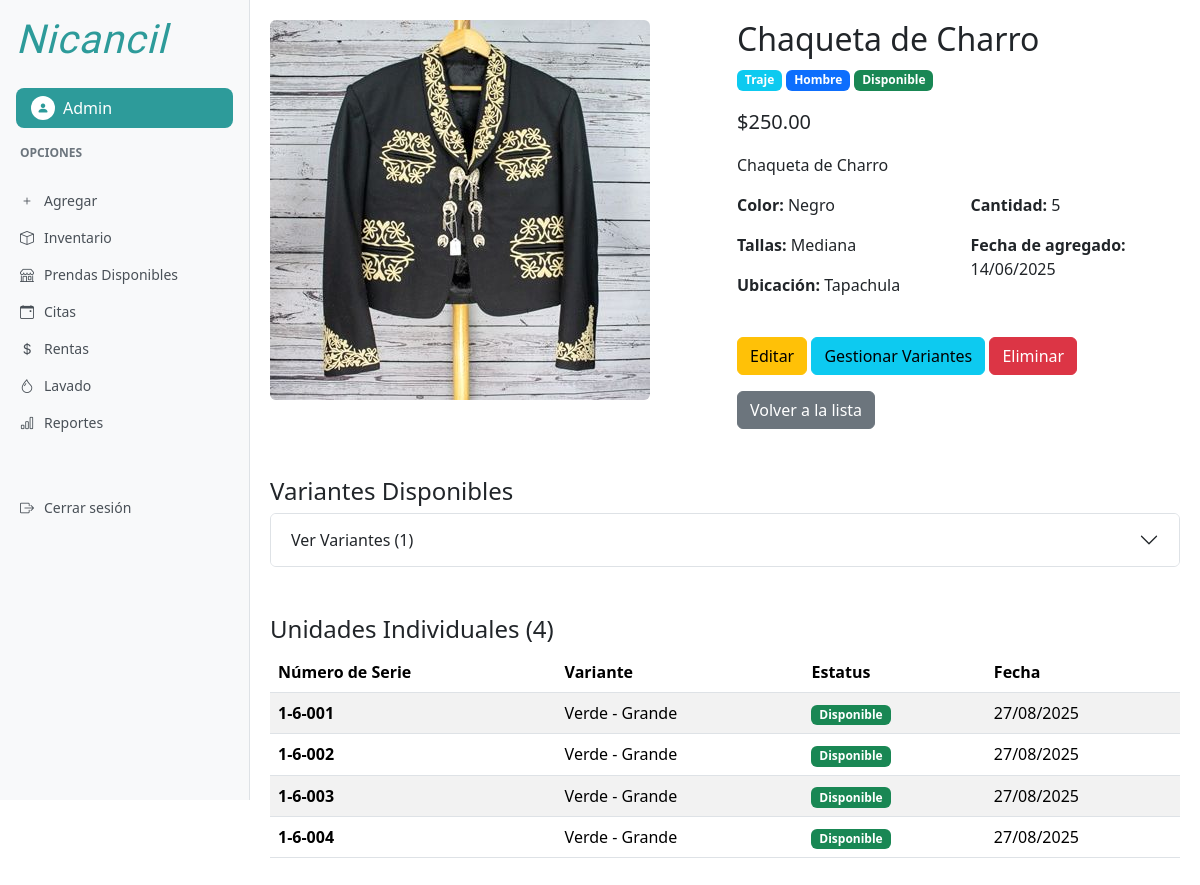
The app's page /prenda/1/ (signed in) with its own data.
### usuarios/models.py (models this page shows)
class Usuario(AbstractUser):
    ROLES=(
        ("admin", "Administrador"),
        ("emp", "Empleado"),
        )
    rol=models.CharField(max_length=10, choices=ROLES, default="emp")

### inventario/models.py (models this page shows, shortened)
class Prenda(models.Model):
    TIPOS = (
        ('traje', 'Traje'),
        ('vestido', 'Vestido'),
        ('accesorio', 'Accesorio'),
    )
    ESTATUS = (
        ('disponible', 'Disponible'),
        ('apartado', 'Apartado'),
        ('en_uso', 'En Uso'),
        ('dañado', 'Dañado'),
        ('mantenimiento', 'En Mantenimiento'),
        ('lavanderia', 'En Lavandería'),
    )
    GENEROS = (
        ('hombre', 'Hombre'),
        ('mujer', 'Mujer'),
        ('unisex', 'Unisex'),
    )
    nombre = models.CharField(max_length=100)
    descripcion = models.TextField()
    precio = models.DecimalField(max_digits=10, decimal_places=2)
    tipo = models.CharField(max_length=20, choices=TIPOS, default='traje')
    color = models.CharField(max_length=50, blank=True)
    estatus = models.CharField(max_length=20, choices=ESTATUS, default='disponible')
    tallas = models.CharField(max_length=50, blank=True)
    genero = models.CharField(max_length=10, choices=GENEROS, default='unisex')
    lugar = models.CharField(max_length=100, blank=True, verbose_name="Lugar o sitio del traje")
    cantidad = models.PositiveIntegerField(default=1)
    imagen = models.ImageField(upload_to='prendas/', null=True, blank=True)
    fecha_creacion = models.DateTimeField(auto_now_add=True)

class PrendaUnidad(models.Model):
    variante=models.ForeignKey(PrendaVariante, on_delete=models.CASCADE, related_name='unidades' )
    numero_serie=models.CharField(max_length=20, unique=True)
    estatus=models.CharField(max_length=20, choices=Prenda.ESTATUS, default='disponible')
    fecha_creacion=models.DateTimeField(auto_now_add=True)
    notas=models.TextField(blank=True, help_text="Notas adicionales sobre la unidad")
    class Meta:
        verbose_name="Unidad de Prenda"
        verbose_name_plural="Unidades de Prenda"
        ordering=['numero_serie']

class PrendaVariante(models.Model):
    prenda = models.ForeignKey(Prenda, on_delete=models.CASCADE, related_name='variantes')
    color = models.CharField(max_length=50)
    talla = models.CharField(max_length=20)
    cantidad = models.PositiveIntegerField(default=1)
    estatus = models.CharField(max_length=20, choices=Prenda.ESTATUS)
    imagen = models.ImageField(upload_to='variantes/', null=True, blank=True)
    class Meta:
        unique_together = ('prenda', 'color', 'talla')

### inventario/views.py (the view)
# urls.py: path('prenda/<int:pk>/', views.prenda_detalle, name='prenda_detalle'),
@login_required
def prenda_detalle(request, pk):
    prenda = get_object_or_404(Prenda, pk=pk)
    unidades=PrendaUnidad.objects.filter(variante__prenda=prenda)
    return render(request, 'inventario/prenda_detalle.html', {'prenda': prenda, 'unidades':unidades})

### templates/inventario/prenda_detalle.html (shortened to what this page needs)
{% extends 'base_dashboard.html' %}
{% block content %}
    <div class="row">
        <div class="col-md-6">
            {% if prenda.imagen %}
                <img src="{{ prenda.imagen.url }}" class="img-fluid rounded" alt="{{ prenda.nombre }}">
            {% else %}
                <div class="bg-light text-center py-5 rounded">Sin imagen</div>
            {% endif %}
        </div>
        <div class="col-md-6">
            <h2>{{ prenda.nombre }}</h2>
            <p>
                <span class="badge bg-info">{{ prenda.get_tipo_display }}</span>
                <span class="badge bg-primary">{{ prenda.get_genero_display }}</span>
                <span class="badge {% if prenda.estatus == 'disponible' %}bg-success{% elif prenda.estatus == 'apartado' %}bg-warning{% else %}bg-danger{% endif %}">
                    {{ prenda.get_estatus_display }}
                </span>
            </p>
            <p class="lead">${{ prenda.precio }}</p>
            <p>{{ prenda.descripcion }}</p>
            <div class="row mt-3">
                <div class="col-md-6">
                    <p><strong>Color:</strong> {{ prenda.color|default:"No especificado" }}</p>
                    <p><strong>Tallas:</strong> {{ prenda.tallas|default:"No especificado" }}</p>
                    <p><strong>Ubicación:</strong> {{ prenda.lugar|default:"No especificado" }}</p>
                </div>
                <div class="col-md-6">
                    <p><strong>Cantidad:</strong> {{ prenda.cantidad }}</p>
                    <p><strong>Fecha de agregado:</strong> {{ prenda.fecha_creacion|date:"d/m/Y" }}</p>
                </div>
            </div>
            {% if user.rol == 'admin' %}
            <div class="mt-4">
                <a href="{% url 'editar_prenda' prenda.pk %}" class="btn btn-warning">Editar</a>
                <a href="{% url 'gestionar_variantes' prenda.pk %}" class="btn btn-info">Gestionar Variantes</a>
                <a href="{% url 'eliminar_prenda' prenda.pk %}" class="btn btn-danger">Eliminar</a>
            </div>
            {% endif %}
            <a href="{% url 'prenda_lista' %}" class="btn btn-secondary mt-3">Volver a la lista</a>
        </div>
    </div>
    {% if prenda.variantes.exists %}
    <div class="row mt-5">
        <div class="col-12">
            <h4>Variantes Disponibles</h4>
            <div class="accordion" id="variantesAccordion">
                <div class="accordion-item">
                    <h2 class="accordion-header" id="headingVariantes">
                        <button class="accordion-button collapsed" type="button" data-bs-toggle="collapse" data-bs-target="#collapseVariantes" aria-expanded="false" aria-controls="collapseVariantes">
                            Ver Variantes ({{ prenda.variantes.count }})
                        </button>
                    </h2>
                </div>
            </div>
        </div>
    </div>
    {% endif %}
    {% if unidades %}
    <div class="row mt-5">
        <div class="col-12">
            <h4>Unidades Individuales ({{ unidades.count }})</h4>
            <div class="table-responsive">
                <table class="table table-striped">
                    <thead>
                        <tr>
                            <th>Número de Serie</th>
                            <th>Variante</th>
                            <th>Estatus</th>
                            <th>Fecha</th>
                        </tr>
                    </thead>
                    <tbody>
                        {% for unidad in unidades %}
                        <tr>
                            <td><strong>{{ unidad.numero_serie }}</strong></td>
                            <td>{{ unidad.variante.color }} - {{ unidad.variante.talla }}</td>
                            <td>
                                <span class="badge bg-{% if unidad.estatus == 'disponible' %}success{% elif unidad.estatus == 'apartado' %}warning{% else %}danger{% endif %}">
                                    {{ unidad.get_estatus_display }}
                                </span>
                            </td>
                            <td>{{ unidad.fecha_creacion|date:"d/m/Y" }}</td>
                        </tr>
                        {% endfor %}
                    </tbody>
                </table>
            </div>
        </div>
    </div>
    {% endif %}
{% endblock %}

### templates/base_dashboard.html (shortened to what this page needs)
<!DOCTYPE html>
<html lang="es">
<head>
    <link href="https://cdn.jsdelivr.net/npm/bootstrap@5.3.2/dist/css/bootstrap.min.css" rel="stylesheet">
    <link href="https://cdn.jsdelivr.net/npm/bootstrap-icons@1.10.0/font/bootstrap-icons.css" rel="stylesheet">
    {% load static %}
    <link rel="stylesheet" type="text/css" href="{% static 'css/dashboard.css' %}">
</head>
<body>
    <div class="sidebar position-fixed">
        <div class="p-3">
            <h1 class="nicancil-font text-nicancil-teal mb-4">Nicancil</h1>
            <div class="user-profile">
                <div class="user-icon">
                    <i class="bi bi-person-fill"></i>
                </div>
                <span>{{ user.username }}</span>
            </div>
        </div>
        <div class="sidebar-section-title">Opciones</div>
        <nav class="sidebar-nav">
            {% if user.rol == 'admin' %}
            <a href="{% url 'nueva_prenda' %}" class="sidebar-nav-item {% if request.path == '/nueva_prenda/' %}active{% endif %}">
                <i class="bi bi-plus"></i>
                Agregar
            </a>
            {% endif %}
            <a href="{% url 'inventario' %}" class="sidebar-nav-item {% if request.path == '/inventario/' %}active{% endif %}">
                <i class="bi bi-box"></i>
                Inventario
            </a>
            <a href="{% url 'prenda_lista' %}" class="sidebar-nav-item {% if request.path == '/tienda/' %}active{% endif %}">
                <i class="bi bi-shop"></i>
                Prendas Disponibles
            </a>
            {% if user.rol == 'admin' %}
            <a href="#" class="sidebar-nav-item">
                <i class="bi bi-calendar-event"></i>
                Citas
            </a>
            {% endif %}
            <a href="{% url 'lista_rentas' %}" class="sidebar-nav-item {% if '/rentas/' in request.path %}active{% endif %}">
                <i class="bi bi-currency-dollar"></i>
                Rentas
            </a>
            {% if user.rol == 'admin' %}
            <a href="#" class="sidebar-nav-item">
                <i class="bi bi-droplet"></i>
                Lavado
            </a>
            <a href="#" class="sidebar-nav-item">
                <i class="bi bi-bar-chart"></i>
                Reportes
            </a>
            {% endif %}
            <a href="{% url 'logout' %}" class="sidebar-nav-item mt-5">
                <i class="bi bi-box-arrow-right"></i>
                Cerrar sesión
            </a>
        </nav>
    </div>
    <div class="main-content-wrapper">
        {% block content %}{% endblock %}
    </div>
</body>
</html>

### static/css/dashboard.css (style rules this page uses)
:root { --nicancil-teal: #2D9B9A; }
.text-nicancil-teal { color: var(--nicancil-teal) !important; }
.nicancil-font { font-family: 'Great Vibes', cursive; font-weight: 400; letter-spacing: 1px; font-style: italic; font-size: 2.5rem; color: var(--nicancil-teal); }
.sidebar { min-height: 100vh; background-color: #f8f9fa; border-right: 1px solid #dee2e6; width: 250px; }
.main-content-wrapper { margin-left: 250px; min-height: 100vh; padding: 20px; }
.user-profile { background-color: var(--nicancil-teal); color: white; padding: 8px 15px; border-radius: 8px; display: flex; align-items: center; gap: 8px; font-weight: 500; }
.user-icon { background-color: white; color: var(--nicancil-teal); width: 24px; height: 24px; border-radius: 50%; display: flex; align-items: center; justify-content: center; font-size: 12px; }
.sidebar-nav { padding: 0; margin-top: 20px; }
.sidebar-section-title { color: #6c757d; font-size: 12px; font-weight: 600; text-transform: uppercase; margin-bottom: 10px; padding: 0 20px; }
.sidebar-nav-item { display: flex; align-items: center; padding: 8px 20px; color: #495057; text-decoration: none; font-size: 14px; gap: 10px; }

### records on screen
Usuario: username "Admin"
Prenda: imagen (picture), nombre "Chaqueta de Charro", tipo "Traje", genero "Hombre", estatus "Disponible", precio "250.00", descripcion "Chaqueta de Charro", color "Negro", tallas "Mediana", lugar "Tapachula", cantidad "5", fecha_creacion "14/06/2025", variantes.count "1"
PrendaUnidad: numero_serie "1-6-001", variante.color "Verde", variante.talla "Grande", estatus "Disponible", fecha_creacion "27/08/2025"
PrendaUnidad: numero_serie "1-6-002", variante.color "Verde", variante.talla "Grande", estatus "Disponible", fecha_creacion "27/08/2025"
PrendaUnidad: numero_serie "1-6-003", variante.color "Verde", variante.talla "Grande", estatus "Disponible", fecha_creacion "27/08/2025"
PrendaUnidad: numero_serie "1-6-004", variante.color "Verde", variante.talla "Grande", estatus "Disponible", fecha_creacion "27/08/2025"

### other values on screen
{{ unidades.count }} "4"
